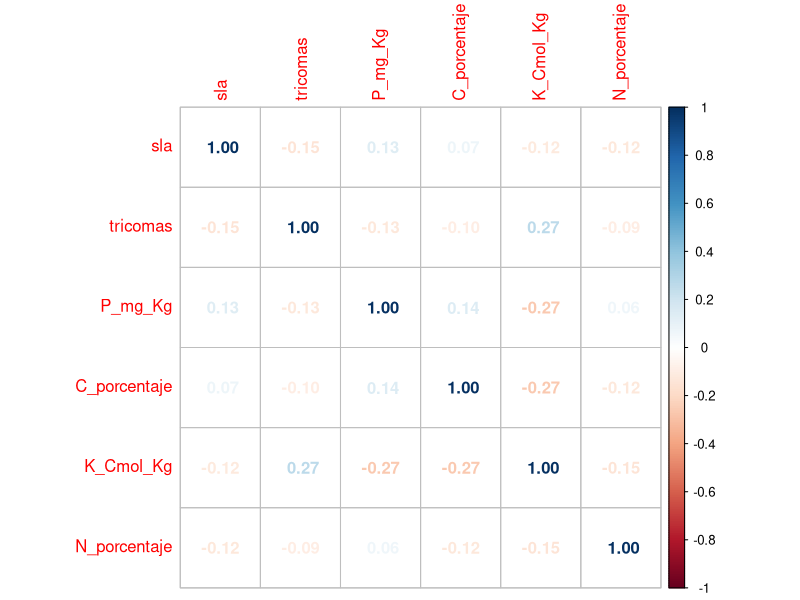

Recreate this plot in R.

# Cargar bases

#getwd()

library(tidyverse)
library(ggplot2)
library(corrplot)
library(lmtest)
 
#peso_seco <- read.csv("./db/peso_seco.csv", colClasses = c("ciudad"="factor", "ambiente"="factor", "sitio"="factor", "parche"="factor"))

#tricomas <- read.csv("./db/tricomas.csv") #esta base se modificó y mas adelante se abre la version que sirve para este script
#npk <- read.csv(file = './db/npk.csv', colClasses = c("ciudad"="factor", "ambiente"="factor", "sitio"="factor", "parche"="factor"))


#################################################################################
###############  PROBANDO GRAFICAS EN R  ########################################
#################################################################################

#### PESO SECO generales
#head(peso_seco)
#peso_seco %>% count(ID)
#summary(peso_seco)
#hist(peso_seco$sla) ### así queda con distribución sesgada
#hist(log(peso_seco$sla)) ### así queda con distribucion normal
#qqnorm(log(peso_seco$sla))

#### TRICOMAS
#head(tricomas)
#tricomas %>% count(ID)
#summary(tricomas)

#tricomas %>% 
#  group_by(ID, ciudad, ambiente) %>% 
#  summarise(mean_trico = mean(leafMean, na.rm = T))

#write.table(
#  mean_trico, "./db/prom_tricomas.csv", 
#  sep = ",", 
#  col.names = T, row.names = F)

#trico <- read.csv("./db/prom_tricomas.csv", colClasses = c("ciudad"="factor", "ambiente"="factor"))
#str(trico)
#hist(log(trico$tricomas)) #con log queda menos sesgada la distribucion
#qqnorm(log(trico$tricomas))

#### fuente https://www.youtube.com/watch?v=BffAQZzbBms&t=3873s

#### NPK generales
#head(npk)
#npk %>% count(ID)
#summary(npk)
#hist(log(npk$P_mg_Kg))
#hist(log(npk$C_porcentaje))
#hist(npk$K_Cmol_Kg)
#hist(npk$N_porcentaje)

#qqnorm(npk$C_porcentaje)
#qqnorm(npk$N_porcentaje)


########## Gráfica de dispersión ##########

#plot(log(peso_seco$sla), prom_tri$tricomas)
#plot(npk$C_porcentaje, log(peso_seco$sla))
#plot(npk$N_porcentaje, log(peso_seco$sla))


####################  GRAFICO DE CORRELACIONES  ############################### 
#### https://cran.r-project.org/web/packages/corrplot/vignettes/corrplot-intro.html

cap1 <- read.csv("./db/cap1_str.csv", colClasses = 
                   c("ciudad"="factor", "ambiente"="factor", "sitio"="factor", "parche"="factor",
                     "sla"="double"))
c1<-cor(cap1[,13:18], use = "complete.obs")
c1
corrplot(c1, method = "number")  # si está muy bajito el color de los numeros, quitar method

#########################################################################################
################################### Linear Regresion ##########
#########################################################################################

# regresion lineal <- dependiente (cuantitativa continua); independiente (mixtas)
# objetivo: predecir la variable depediente Y en funcion de un conjunto de variables independientes Xj
# funcion liga <- identidad, gaussiana
# requisito de normalidad es en los residuos: que el modelo se equivoque de forma predecible
# residuo: (error) Y-y


m_a <- lm(log(sla)~ ambiente, data = cap1)
summary(m_a)
# residuals: la mediana está cerca del cero 0.00618, parece que el cuartil 1 (-0.20283) y 3 (0.19112) estan equidistantes.
# el modelo tiene intercepto (por eso salio significativo, lo cual es importante si me interesa hacer un modelo predictivo)
# las diferencias entre ambientes son significativas (p>0.001)
# 15% de la variabilidad del log(sla) se explica por el ambienteu (Multiple R-squared: 0.1559).
# F-statistic: 26.79 on 1 and 145 DF,  p-value: 7.443e-07

#NOTAS sobre lm
# Residual standard error: 0.3213 (la variabilidad que no predice el modelo)
# R^2<-variabilidad explicada por el modelo / variabilidad total
# Multiple R-squared:  0.1623 (la ajustada es para mas de una predictora)
# Para interpretar más fácil : 0.1623*100= 16.23% de variabilidad explicada por el modelo
# el estadistico F (o prueba de hipótesis) dice si la variabilidad de grupos es mayor que
# la variabilidad intragrupos.

# EJERCICIO VALIDO PARA VAR CONTINUAS: Predecir un valor de sla para una planta con sla de 20
# m_a #coeficientes: intercept 28.254; ambienteu 9.812
# beta0 es el intercepto
# beta1 es el coeficiente de mi primer variable independiente, que en este caso es ambienteu
# siguiendo el modelo y=beta1*x1+beta0 :
#sla_20<- 9.812*20+28.254
#sla_20 Me sale 224.494, pero no tiene ningun sentido, tendría que predecir a que categoria pertenece ese tamaño de sla...

anova(m_a)
#anova descompone la variabilidad, por ejemplo la var que predice el valor de sla
# y la que no predice (variabilidad residual; residual standard error)

confint(m_a) # da los intervalos de confianza del beta0 y beta1.
# En summary obtenemos los valores de beta cuando los predictores son cero. beta0 es igual a Y cuando x1 es 0
#nd<-data.frame(peso_seco$sla = c(70,90))
#nd
#predict(m_a, newdata = nd)
# esta funcion predice valores de la variable de respuesta de una manera más 
# precisa para cualquier tipo de modelo, pero no me salió.


########## Modelo de regresión múltiple ##########

m_ac <- lm(log(sla) ~ ambiente+ciudad, data = cap1)
m_ac
summary(m_ac)
# mediana cerca de cero (0.02753), q 1 (-0.17886) y 3 (0.18364)  equidistantes
# ambienteU, y el intercepto, estadísticamente significativo con un alfa de 0.001
# Adjusted R-squared:  0.1848 
# F-statistic: 7.621 on 5 and 141 DF,  p-value: 2.295e-06

########### Contribuira mucho la var. ciudad o no? Comparar modelos con anova #####

anova(m_a, m_ac) # da una tabla de analisis de varianza comparando modelos. 
# está comparando si la diferencia en la suma de cuadrados es estadisticamente 
# significativa. El modelo que sale significativo es mejor que el otro en términos de 
# disminucion de la suma de cuadrados.
# en este caso fue el modelo 2 (m_ac) p<0.05

########## Comparación de modelos ################

# AIC Criterio de informacion de Akaike - penaliza por # de variables
# BIC Criterio de informacion Bayesian de Schwartz - penaliza por num
# de variables y por num de muestra. Entre mas pequeño, indica un mejor modelo
# Estos valores tienen sentido cuando se contrastan

delta.AIC<- AIC(m_a)-AIC(m_ac)
delta.AIC # 2.246209
delta.BIC<- BIC(m_a)-BIC(m_ac)
delta.BIC # -9.715522

############ Validacion de supuestos ###############

#  Supuestos sobre los predictores
## 1. linealidad entre y y xj
## 2. Ausencia de muticolinealidad (matriz de diseño de rango completo)


#  Supuestos sobre los errores 
## 1. Varianza constante (Homocedasticidad; que el modelo se equivoque igual para valores altos o bajos)
## 2. Normalidad conjunta (de los errores)
## 3. Independencia de los errores 

# Linealidad
## Prueba de falta de ajuste
## Explorar términos polinómicos mediante polinomios ortogonales
#m1<-lm(sla~poly(ambiente,3), data = cap1) # expresion no apta para mis variables predictoras que son categoricas
#summary(m1)
#### se supone que si ningun polinomio funciona tan bien como el lineal, es una confirmación de 
#### la exploracion que se hizo previamente con graficas como la siguiente:
#cap1 %>%
  #ggplot(aes(x=ambiente, y=log(sla)))+geom_point()+geom_smooth(method="lm")+
  #theme_classic()+ylab("specific leaf area")+xlab(ambiente)
#?cor
#c1<-cor(cap1$sla, cap1$ambiente, method = "spearman")

######## FIN DEL CURSO (EL RESTO SE PUEDE SEGUIR SOLO CON VAR continuas) ###########
######## CONTINUO CON LAS VARIABLES DE RESPUESTA QUE ME FALTAN #######################

m_acac <- lm(log(sla) ~ ambiente+ciudad+(ambiente*ciudad), data = cap1)
summary(m_acac) # m 0.03334 1Q  -0.20489 3Q 0.16153
# intercepto p<0.001 y ambienteU p<0.01
# Residual standard error: 0.3182; Multiple R-squared:  0.2177,	Adjusted R-squared:  0.1663 
# F-statistic: 4.237 on 9 and 137 DF,  p-value: 7.367e-05


##################### LM TRICOMAS ##########################
t_a <- lm(log(tricomas)~ambiente, data = cap1)
t_a # intercepto 9.099 , ambienteU -4.169
summary(t_a) # med -0.02073, 1Q -0.51321, 3Q 0.44753
# ambienteU p<0.001; Residual standard error: 0.8044; Multiple R-squared:  0.1001
#F-statistic: 15.68 on 1 and 141 DF,  p-value: 0.0001187

t_ac <- lm(log(tricomas)~ambiente+ciudad, data = cap1)
summary(t_ac) # med 0.03467; 1Q -0.47695; 3Q 0.47792
# ciudad cam, ambienteU, ciudadMid, ciudadVal, todos con p<0.001
# Residual standard error: 0.71
#F-statistic: 12.82 on 5 and 137 DF,  p-value: 3.161e-10

t_acac <- lm(log(tricomas)~ambiente+ciudad+(ambiente*ciudad), data = cap1)
summary(t_acac)
# med 0.04853; 1Q -0.39717; 3Q 0.42373
# intercepto, ambienteU, cun, tiz, val, ambienteU*cun tienen p<0.001
# cun, ambienteU*tiz, tienen p<0.01
# Residual standard error: 0.6397 on 133 degrees of freedom
# Multiple R-squared:  0.463,	Adjusted R-squared:  0.4267 
# F-statistic: 12.74 on 9 and 133 DF,  p-value: 1.832e-14













